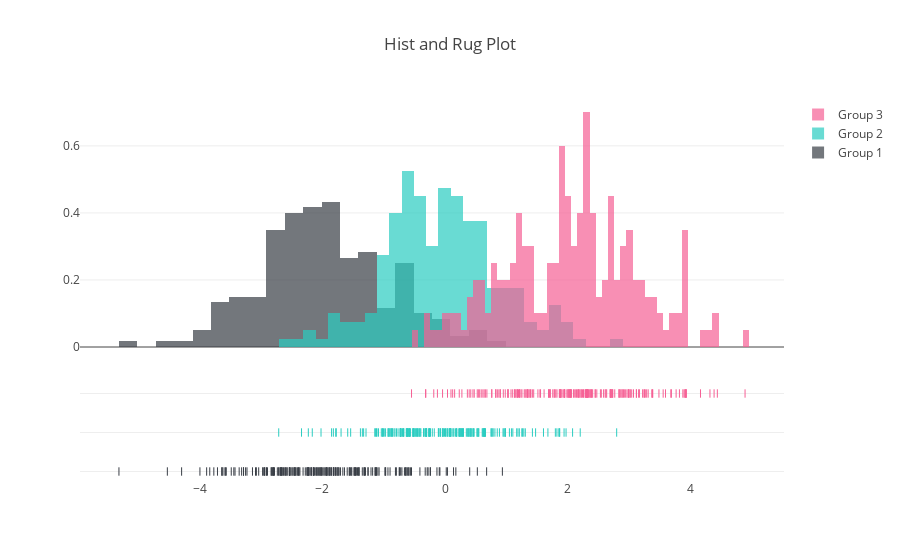

Source (notebook cell):
### Markdown cell above
# Plot Hist and Rug with Different Bin Sizes

### Code cell
import plotly.figure_factory as ff

import numpy as np

x1 = np.random.randn(200) - 2 
x2 = np.random.randn(200)
x3 = np.random.randn(200) + 2 

hist_data = [x1, x2, x3]

group_labels = ['Group 1', 'Group 2', 'Group 3']
colors = ['#393E46', '#2BCDC1', '#F66095']
# Create distplot with curve_type set to 'normal'
fig = ff.create_distplot(hist_data, group_labels, colors=colors, 
                         bin_size=[0.3, 0.2, 0.1], show_curve=False)

# Add title
fig['layout'].update(title='Hist and Rug Plot')

# Plot!
pyo.iplot(fig, filename='Hist and Rug Different Bin Size')

### Figure 1 — Plotly figure (JSON) as saved in the notebook; plotly's stock layout.template omitted (floating-point values rounded to 4 significant figures; data arrays with more than 128 entries replaced by an {"elided": "..."} marker saying what was removed)
{"data": [{"autobinx": false, "histnorm": "probability density", "legendgroup": "Group 1", "marker": {"color": "#393E46"}, "name": "Group 1", "opacity": 0.7, "type": "histogram", "uid": "ecc0d676-a7fe-4bb1-bc55-cd1af5684734", "x": {"elided": "200 float values"}, "xaxis": "x", "xbins": {"end": 0.9329, "size": 0.3, "start": -5.313}, "yaxis": "y"}, {"autobinx": false, "histnorm": "probability density", "legendgroup": "Group 2", "marker": {"color": "#2BCDC1"}, "name": "Group 2", "opacity": 0.7, "type": "histogram", "uid": "73c18e5a-bfae-43bd-8148-6c6019c6c072", "x": {"elided": "200 float values"}, "xaxis": "x", "xbins": {"end": 2.794, "size": 0.2, "start": -2.71}, "yaxis": "y"}, {"autobinx": false, "histnorm": "probability density", "legendgroup": "Group 3", "marker": {"color": "#F66095"}, "name": "Group 3", "opacity": 0.7, "type": "histogram", "uid": "ec748da1-72c1-443f-a2f1-d3a553147c5e", "x": {"elided": "200 float values"}, "xaxis": "x", "xbins": {"end": 4.885, "size": 0.1, "start": -0.5472}, "yaxis": "y"}, {"legendgroup": "Group 1", "marker": {"color": "#393E46", "symbol": "line-ns-open"}, "mode": "markers", "name": "Group 1", "showlegend": false, "type": "scatter", "uid": "8f15427e-699a-4dcd-af45-117892d59048", "x": {"elided": "200 float values"}, "xaxis": "x", "y": {"elided": "200 str values"}, "yaxis": "y2"}, {"legendgroup": "Group 2", "marker": {"color": "#2BCDC1", "symbol": "line-ns-open"}, "mode": "markers", "name": "Group 2", "showlegend": false, "type": "scatter", "uid": "7b6c3ba8-1929-42b1-981f-55e1e8b686ab", "x": {"elided": "200 float values"}, "xaxis": "x", "y": {"elided": "200 str values"}, "yaxis": "y2"}, {"legendgroup": "Group 3", "marker": {"color": "#F66095", "symbol": "line-ns-open"}, "mode": "markers", "name": "Group 3", "showlegend": false, "type": "scatter", "uid": "03b5a0c0-c155-4138-a634-77c32cd3b34d", "x": {"elided": "200 float values"}, "xaxis": "x", "y": {"elided": "200 str values"}, "yaxis": "y2"}], "layout": {"barmode": "overlay", "hovermode": "closest", "legend": {"traceorder": "reversed"}, "title": {"text": "Hist and Rug Plot"}, "xaxis": {"anchor": "y2", "domain": [0, 1], "zeroline": false}, "yaxis": {"anchor": "free", "domain": [0.35, 1], "position": 0}, "yaxis2": {"anchor": "x", "domain": [0, 0.25], "dtick": 1, "showticklabels": false}}}
